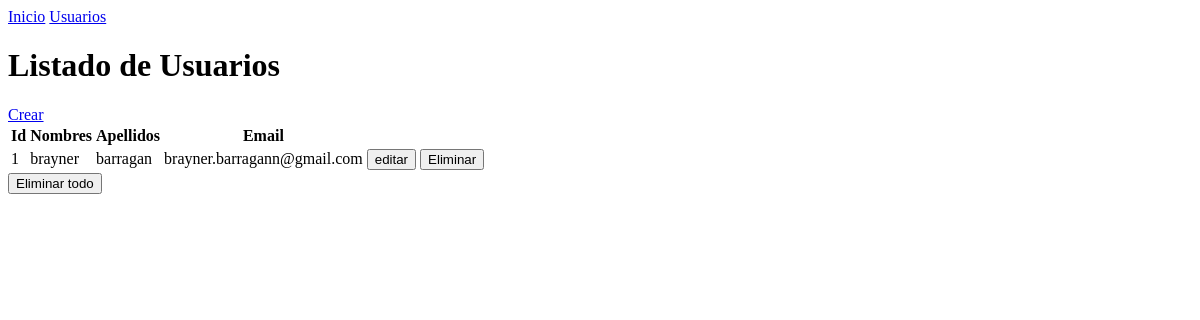
Before: /usuarios with the older database file.
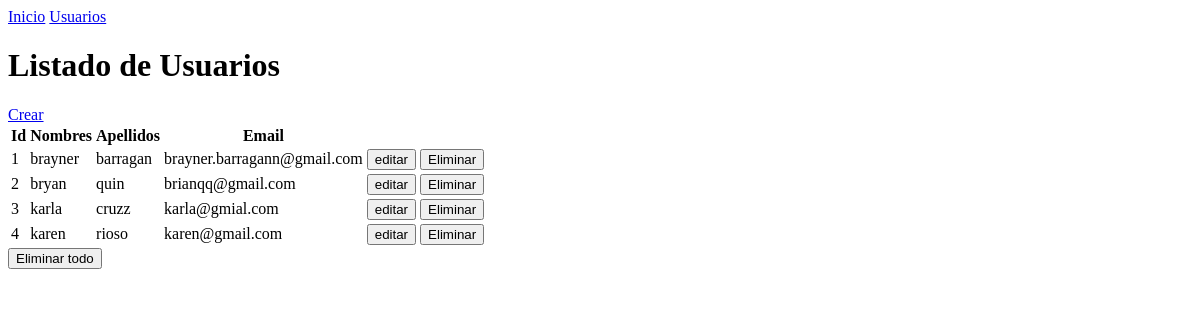
After: the same page with the newer database file.
### tables this page shows
CREATE TABLE "usuarios" (
	"id"	INTEGER NOT NULL,
	"nombres"	TEXT NOT NULL,
	"apellidos"	TEXT NOT NULL,
	"email"	TEXT NOT NULL UNIQUE,
	"password"	TEXT NOT NULL,
	PRIMARY KEY("id" AUTOINCREMENT)
);

### app.py (the view)
@app.route('/usuarios')
def usuarios():
    usuarios= db.execute('select * from usuarios').fetchall()
    return render_template('usuarios/listar.html', usuarios=usuarios)

### templates/usuarios/listar.html (shortened to what this page needs)
{% extends 'layouts/base.html' %}
{% block content %}
<h1>Listado de Usuarios</h1>
<a href="{{ url_for('crear_usuarios')}}">Crear</a>
<table>
    <thead>
        <th>Id</th>
        <th>Nombres</th>
        <th>Apellidos</th>
        <th>Email</th>
    </thead>
    <tbody>
        {% for usuario in usuarios %}
        <tr>
            <td>{{usuario[0]}}</td>
            <td>{{usuario[1]}}</td>
            <td>{{usuario[2]}}</td>
            <td>{{usuario[3]}}</td>
            <td>
                <a href="{{ url_for('editar',id=usuario[0]) }}"><button>editar</button></a>
                <a href="{{ url_for('eliminar',id=usuario[0]) }}"><button>Eliminar</button></a>
            </td>
        </tr>
        {% endfor %}
    </tbody>
</table>
<a href="{{url_for('eliminar_todo')}}"><button>Eliminar todo</button></a>
{% endblock %}

### templates/layouts/base.html (shortened to what this page needs)
<!DOCTYPE html>
<html lang="en">
<head>
</head>
<body>
    <nav>
    <a href="{{ url_for('index')}}">Inicio</a>
    <a href="{{ url_for('usuarios')}}">Usuarios</a>
    </nav>
    {% block content %}{% endblock %}
</body>
</html>

Changed rows visible on the page:
added usuarios: id "2", nombres "bryan", apellidos "quin", email "brianqq@gmail.com"
added usuarios: id "3", nombres "karla", apellidos "cruzz", email "karla@gmial.com"
added usuarios: id "4", nombres "karen", apellidos "rioso", email "karen@gmail.com"
